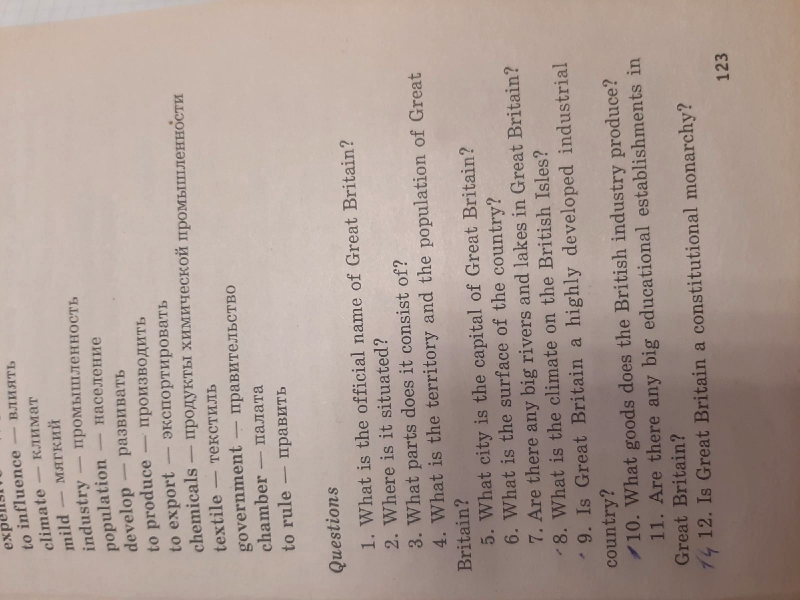
#> input picture testcase/preprocessed/test2Case/lightner.png, 1600 x 1200 px (shown at 1/2 size)
$ python coder.py
#> lines starting #> are read from the running program, lines starting #| are printed output that depends on the picture; after the words box and inside, x2 and y2 are one past the last pixel; in counts of white or black regions, pixels touching at a corner belong together
### preprocessor.py
import os
import numpy as np
from PIL import Image

from filters import (
    negativeImageFilter, lightingImage,
    grayFilter, maskFilter)

def getPreprocessedImage(
    imagePath: str,
    sideEffectImages: str or bool = False) -> np.array:

    img = np.array(Image.open(imagePath))
    saved = lambda x: Image.fromarray(img).save(os.path.join(sideEffectImages, x)) if sideEffectImages else 0

    if np.mean(img) < 145.0:
        img = lightingImage(img, 0.2)
        saved('lightner.png')

    elif np.mean(img) < 155.0:
        img = maskFilter(img)
        saved('masked.png')

    img = negativeImageFilter(img)
    saved('negative.png')

    final = grayFilter(img)

    return final

### filters.py
import cv2
import numpy as np

from PIL import Image


# [36 lines left out: functions lightingImage, maskFilter, not called in this run]


def grayFilter(image: np.array) -> np.array:
    '''
    Rigid Black-White filter

    Get: np.array
    Return: np.array
    '''
    image = Image.fromarray(image).convert('L')
    image = np.array(image)

    for i in range(image.shape[1]):
        for j in range(image.shape[0]):
            if image[j][i] < 50:
                image[j][i] = 255
            else:
                image[j][i] = 0
    return image


def negativeImageFilter(mask: np.array) -> np.array:
    '''
    Convert image to negative
    Get: np.array
    Return: np.array
    '''
    image = Image.fromarray(mask)
    pixels = image.load()
    x, y = image.size
    for i in range(x):
        for j in range(y):
            r, g, b = pixels[i, j]
            pixels[i, j] =  200-r,  200-g , 200-b

    return np.array(image)

### compressor.py
import zipfile

def archive(archiveFilename: str, arhivedFile: str, mode:str ='w') -> str or None:
    modes = ['a', 'w']
    if mode in modes:
        try:
            archiveFile = zipfile.ZipFile(archiveFilename, mode)
            archiveFile.write(arhivedFile)
        except:
            return None

        archiveFile.close()
        return archiveFilename
    else:
        return None

# [8 lines left out: function dearchive, not called in this run]

### coder.py
from PIL import Image

from compressor import archive
from preprocessor import getPreprocessedImage


def main():
    imageName = input('Just enter the image name here please =) (!full path): ')
#> the answer given: testcase/preprocessed/test2Case/lightner.png
    archiveName = input('Enter archive name, please =): ')
#> the answer given: testcase/preprocessed/test7Case/masked.png
    print('''Just wait)))''')
    Image.fromarray(getPreprocessedImage(imageName, False)).save(imageName)
#> in getPreprocessedImage, img is the input picture: shape (1200, 1600, 3); mean R, G, B 171.5, 155.2, 147.2
#> in negativeImageFilter, `return np.array(image)`:
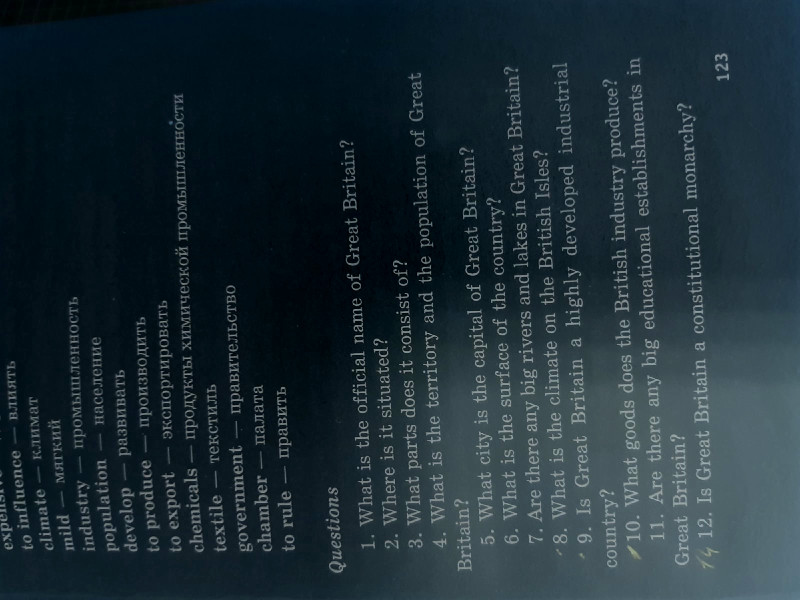
#> returned value: shape (1200, 1600, 3) (shown at 1/2 size); mean of channels 0, 1, 2 29, 44.8, 52.8; drawn as R, G, B
#> after the loop in grayFilter, `for i in range(image.shape[1]):`:
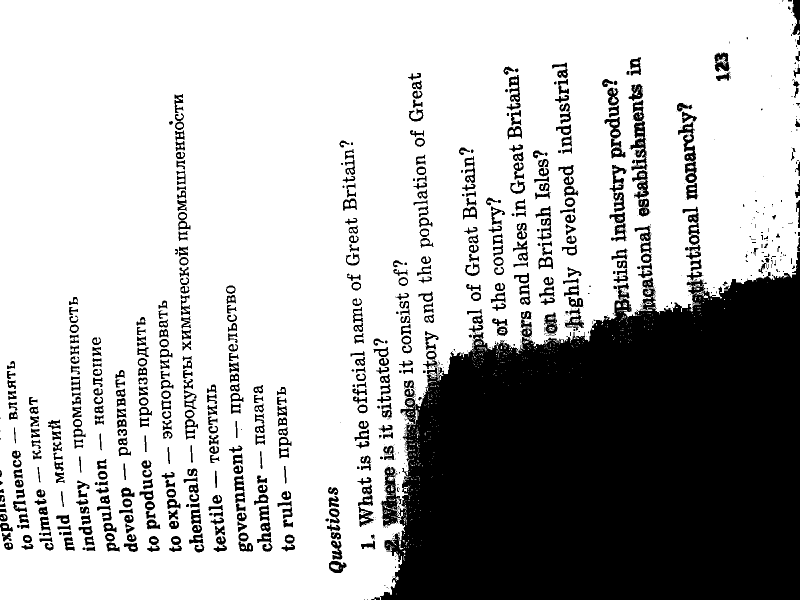
#> image: shape (1200, 1600) (shown at 1/2 size); 71.2% white; 1114 black regions (543 under 20 px), largest, box (x1, y1, x2, y2) and area: (760, 504, 1600, 1200) 439317, (763, 934, 804, 1053) 2326, (1261, 200, 1295, 341) 2199
    archive(archiveName, imageName)
    print('Have a good day =)')

def coder(archiveName, imageName):
    Image.fromarray(getPreprocessedImage(imageName, False)).save(imageName)
    archive(archiveName, imageName)

if __name__ == "__main__":
    main()
